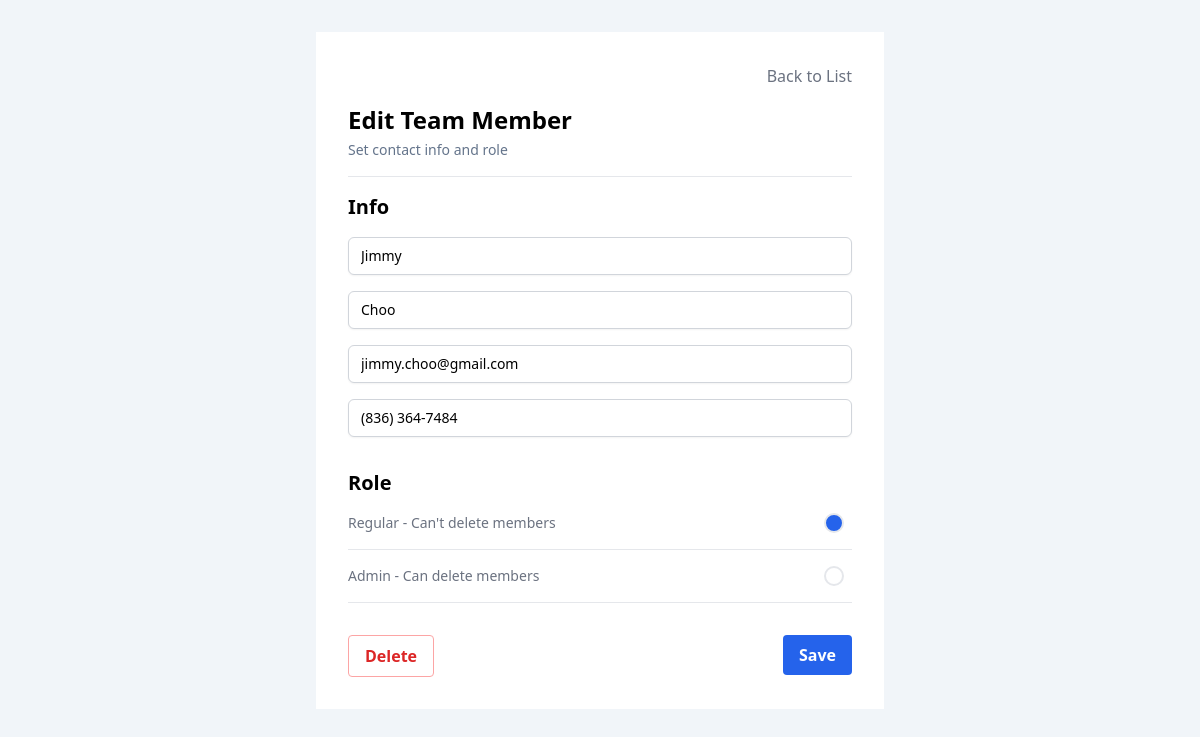
Page /edit/4/ on the committed database.
### team/models.py (models this page shows, shortened)
class TeamMember(models.Model):
    ADMIN = 'admin'
    REGULAR = 'regular'
    ROLE_CHOICES = [
        (REGULAR, 'Regular - Can\'t delete members'),
        (ADMIN, 'Admin - Can delete members')
    ]
    first_name = models.CharField(max_length=100)
    last_name = models.CharField(max_length=100)
    email = models.EmailField(max_length=100)
    phone = models.CharField(max_length=15)
    role = models.CharField(max_length=100, choices=ROLE_CHOICES)
    created_at = models.DateTimeField(auto_now_add=True)
    updated_at = models.DateTimeField(auto_now=True)
    is_deleted = models.BooleanField(default=False)
    deleted_at = models.DateTimeField(null=True, blank=True)
    def delete(self, *args, **kwargs):
        self.is_deleted = True
        self.deleted_at = timezone.now()
        self.save()

### team/views.py (the view, shortened to what this page needs)
# urls.py: path('edit/<int:pk>/', TeamMemberUpdateDeleteView.as_view(), name='team_member_edit'),
class TeamMemberUpdateDeleteView(UpdateView):
    model = TeamMember
    form_class = TeamMemberForm
    template_name = 'team_member_form.html'
    success_url = reverse_lazy('team_member_list')

### team/forms.py (shortened to what this page needs)
class TeamMemberForm(forms.ModelForm):
    first_name = forms.CharField(
        error_messages={'required': 'First name cannot be empty.'}
    )
    last_name = forms.CharField(
        error_messages={'required': 'Last name cannot be empty.'}
    )
    email = forms.EmailField(
        error_messages={'required': 'Email cannot be empty.'}
    )
    role = forms.ChoiceField(choices=TeamMember.ROLE_CHOICES, widget=forms.RadioSelect)
    phone_regex = RegexValidator(regex=r'^\(\d{3}\) \d{3}-\d{4}$', message="Phone number must be entered in the format: '(999) 999-9999'.")
    phone = forms.CharField(validators=[phone_regex], max_length=17, error_messages={'required': 'Phone number cannot be empty.'})
    class Meta:
        model = TeamMember
        fields = ['first_name', 'last_name', 'email', 'phone', 'role']

### team/templates/team_member_form.html (shortened to what this page needs)
{% extends 'base.html' %}
{% load static %}
{% block content %}
<div class="text-right mb-4">
  <a
    href="{% url 'team_member_list' %}"
    class="text-gray-500 hover:text-blue-600"
    >Back to List</a>
</div>
<h1 class="text-2xl font-bold mb-1">
  {% if object %}Edit{% else %}Add a{% endif %} Team Member
</h1>
<p class="text-slate-500 text-sm mb-4 pb-4 border-b border-solid border-color-gray-75">
  Set contact info and role
</p>
<form id="team-member-form" method="post" class="space-y-4" novalidate>
  <h2 class="text-xl font-bold mb-1">
    Info
  </h2>
  {% for field in form %}
    {% if field.is_hidden %}
      {{ field }}
    {% else %}
      <div class="flex flex-col">
        {% if field.html_name != 'role' %}
          <input
            aria-label="{{ field.label }}"
            type="{{ field.field.widget.input_type }}"
            name="{{ field.html_name }}"
            id="{{ field.id_for_label }}"
            placeholder="{{ field.label }}"
            value="{{ field.value|default_if_none:'' }}"
            class="block w-full px-3 py-2 border border-gray-300 rounded-md shadow-sm placeholder-gray-400 focus:outline-none focus:ring-indigo-500 focus:border-indigo-500 sm:text-sm"
            {% if field.field.required %}required{% endif %}
          />
        {% endif %}
      </div>
    {% endif %}
  {% endfor %}
  <h2 class="text-xl font-bold mb-1">
    Role
  </h2>
  {% for value, label in form.role.field.choices %}
    <div class="flex flex-col pb-4 border-b border-solid border-gray-200">
      <label class="role-label flex items-center justify-between text-gray-500 hover:text-blue-600 cursor-pointer">
        <span class="text-sm">{{ label }}</span>
        <div class="w-5 h-5 inline-flex items-center justify-center border-2 rounded-full mr-2"></div>
      </label>
    </div>
  {% endfor %}
  <div class="flex justify-between pt-4">
    <div>
      {% if object %}
        <input type="button" id="delete" value="Delete" class="px-4 py-2 font-bold rounded border border-red-300 text-red-600 hover:bg-red-100 hover:cursor-pointer" />
      {% endif %}
    </div>
    <div>
      <input type="submit" value="Save" class="px-4 py-2 font-bold text-white bg-blue-600 rounded hover:bg-blue-700 hover:cursor-pointer" />
    </div>
  </div>
</form>
{% endblock %}

### rows in the picture
TeamMember: first_name "Jimmy" "Choo" "jimmy.choo@gmail.com" "(836) 364-7484"

### other values in the picture
{{ label }} "Regular - Can't delete members" "Admin - Can delete members"
